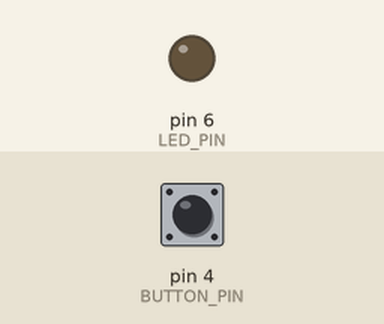
Simulated run of this sketch. Board: Arduino Uno, built with avr-gcc and run on an emulated ATmega328P. On the bench: output pins drawn as LEDs (lit = HIGH). Inputs (shaded band) come from the test bench; at power-on: pin 4 (BUTTON_PIN) LOW.

Above: at 1.2 s.
1.3 s: pin 4 (BUTTON_PIN) pulled HIGH for 0.15 s
At 2.6 s:
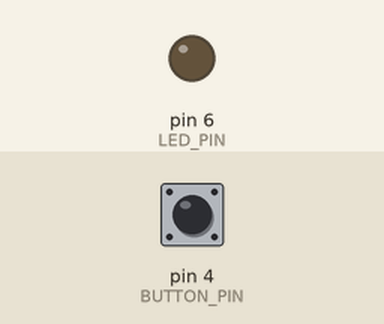
3.0 s: pin 4 (BUTTON_PIN) pulled HIGH for 1 s
At 3.8 s:
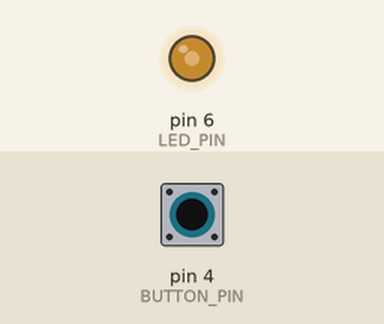
At 4.7 s:
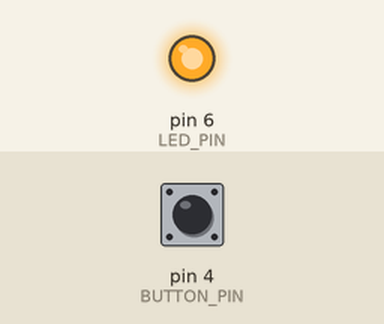
Timing chart, 0 to 6.2 s (numbered marks = the images above; inputs shaded):
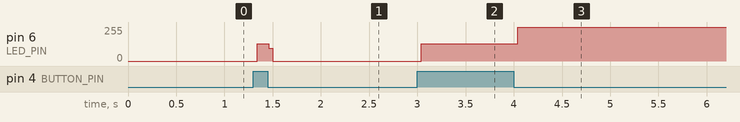

The sketch:

11.1.lightSwitch.ino
```cpp
/*
  Author:
  Learning Intention: Students will use a range of simple sensors to control an LED UI

  Student Notes:
  1. Make sure you include a copy of your schematic
  2. Students should use either the button or potentiometer in an unconventional way

  3. Suggested Grove ports: Button D4, Potentiometer A0, LED D6, Light sensor A3
*/

const int BUTTON_PIN = 4;  // Grove Button on D4
const int LED_PIN = 6;
const int TIME_TO_DOUBLE_PRESS = 600; // ms

void setup() {
  pinMode(LED_PIN, OUTPUT);
  pinMode(BUTTON_PIN, INPUT);
}

void loop() {
  if (digitalRead(BUTTON_PIN)) {
    int startTime = millis();
    while (millis() - startTime < TIME_TO_DOUBLE_PRESS) {
      if (digitalRead(BUTTON_PIN)) {
        digitalRead(LED_PIN) ? digitalWrite(LED_PIN, 0) : digitalWrite(LED_PIN, 1);
      }
    }
  }
}
```

Measured:
- after the input at 1.3 s, pin 6 (LED_PIN): 0/255 → 128/255 at once, → 0/255 0.12 s later
- after the input at 3.0 s, pin 6 (LED_PIN): 0/255 → 128/255 at once, → 255/255 1.0 s later
